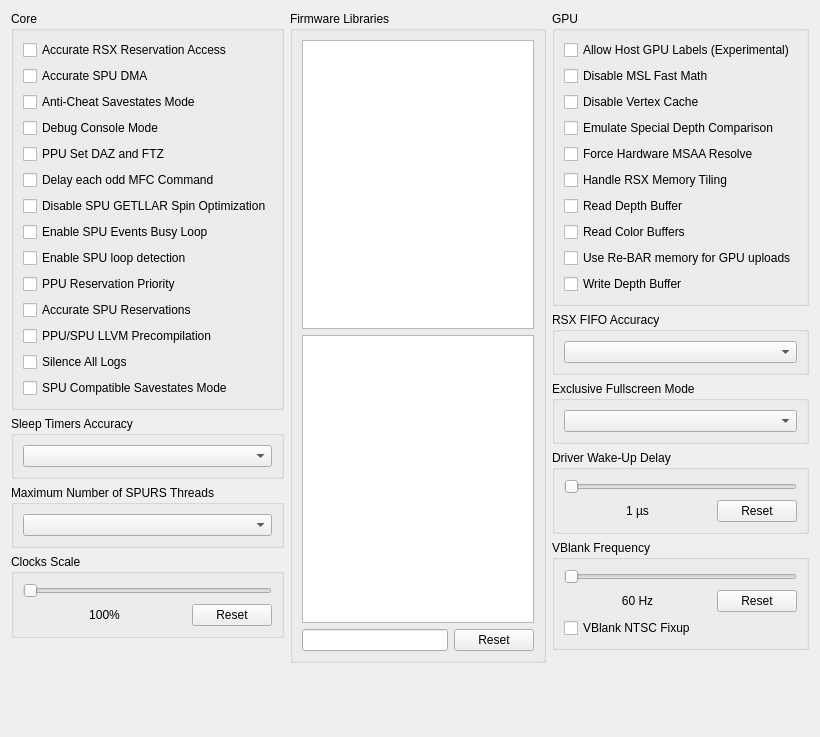
         <widget class="QWidget" name="advancedTabScrollContents">
          <property name="geometry">
           <rect>
            <x>0</x>
            <y>0</y>
            <width>820</width>
            <height>737</height>
           </rect>
          </property>
          <layout class="QVBoxLayout" name="advancedTabScrollContentsLayout">
           <item>
            <layout class="QHBoxLayout" name="advancedTabLayout" stretch="1,1,1">
             <item>
              <layout class="QVBoxLayout" name="advancedTabLayoutLeft">
               <item>
                <widget class="QGroupBox" name="gb_advanced_core">
                 <property name="sizePolicy">
                  <sizepolicy hsizetype="Preferred" vsizetype="Minimum">
                   <horstretch>0</horstretch>
                   <verstretch>0</verstretch>
                  </sizepolicy>
                 </property>
                 <property name="title">
                  <string>Core</string>
                 </property>
                 <layout class="QVBoxLayout" name="gb_advanced_core_layout">
                  <item>
                   <widget class="QCheckBox" name="accurateRSXAccess">
                    <property name="text">
                     <string>Accurate RSX Reservation Access</string>
                    </property>
                   </widget>
                  </item>
                  <item>
                   <widget class="QCheckBox" name="accurateSpuDMA">
                    <property name="text">
                     <string>Accurate SPU DMA</string>
                    </property>
                   </widget>
                  </item>
                  <item>
                   <widget class="QCheckBox" name="antiCheatSavestates">
                    <property name="text">
                     <string>Anti-Cheat Savestates Mode</string>
                    </property>
                   </widget>
                  </item>
                  <item>
                   <widget class="QCheckBox" name="debugConsoleMode">
                    <property name="text">
                     <string>Debug Console Mode</string>
                    </property>
                   </widget>
                  </item>
                  <item>
                   <widget class="QCheckBox" name="setDAZandFTZ">
                    <property name="text">
                     <string>PPU Set DAZ and FTZ</string>
                    </property>
                   </widget>
                  </item>
                  <item>
                   <widget class="QCheckBox" name="mfcDelayCommand">
                    <property name="text">
                     <string>Delay each odd MFC Command</string>
                    </property>
                   </widget>
                  </item>
                  <item>
                   <widget class="QCheckBox" name="disableSpinOptimization">
                    <property name="text">
                     <string>Disable SPU GETLLAR Spin Optimization</string>
                    </property>
                   </widget>
                  </item>
                  <item>
                   <widget class="QCheckBox" name="enableSpuEventsBusyLoop">
                    <property name="text">
                     <string>Enable SPU Events Busy Loop</string>
                    </property>
                   </widget>
                  </item>
                  <item>
                   <widget class="QCheckBox" name="spuLoopDetection">
                    <property name="text">
                     <string>Enable SPU loop detection</string>
                    </property>
                   </widget>
                  </item>
                  <item>
                   <widget class="QCheckBox" name="ppuReservationPrority">
                    <property name="text">
                     <string>PPU Reservation Priority</string>
                    </property>
                   </widget>
                  </item>
                  <item>
                   <widget class="QCheckBox" name="accurateSpuReservations">
                    <property name="text">
                     <string>Accurate SPU Reservations</string>
                    </property>
                   </widget>
                  </item>
                  <item>
                   <widget class="QCheckBox" name="llvmPrecompilation">
                    <property name="text">
                     <string>PPU/SPU LLVM Precompilation</string>
                    </property>
                   </widget>
                  </item>
                  <item>
                   <widget class="QCheckBox" name="silenceAllLogs">
                    <property name="text">
                     <string>Silence All Logs</string>
                    </property>
                   </widget>
                  </item>
                  <item>
                   <widget class="QCheckBox" name="compatibleSavestates">
                    <property name="text">
                     <string>SPU Compatible Savestates Mode</string>
                    </property>
                   </widget>
                  </item>
                 </layout>
                </widget>
               </item>
               <item>
                <widget class="QGroupBox" name="gb_sleep_timers_accuracy">
                 <property name="sizePolicy">
                  <sizepolicy hsizetype="Preferred" vsizetype="Minimum">
                   <horstretch>0</horstretch>
                   <verstretch>0</verstretch>
                  </sizepolicy>
                 </property>
                 <property name="title">
                  <string>Sleep Timers Accuracy</string>
                 </property>
                 <layout class="QVBoxLayout" name="gb_sleep_timers_accuracy_layout">
                  <item>
                   <widget class="QComboBox" name="sleepTimersAccuracy"/>
                  </item>
                 </layout>
                </widget>
               </item>
               <item>
                <widget class="QGroupBox" name="gb_max_spurs_threads">
                 <property name="sizePolicy">
                  <sizepolicy hsizetype="Preferred" vsizetype="Minimum">
                   <horstretch>0</horstretch>
                   <verstretch>0</verstretch>
                  </sizepolicy>
                 </property>
                 <property name="title">
                  <string>Maximum Number of SPURS Threads</string>
                 </property>
                 <layout class="QVBoxLayout" name="gb_max_spurs_threads_layout">
                  <item>
                   <widget class="QComboBox" name="maxSPURSThreads"/>
                  </item>
                 </layout>
                </widget>
               </item>
               <item>
                <widget class="QGroupBox" name="gb_clockScale">
                 <property name="sizePolicy">
                  <sizepolicy hsizetype="Preferred" vsizetype="Minimum">
                   <horstretch>0</horstretch>
                   <verstretch>0</verstretch>
                  </sizepolicy>
                 </property>
                 <property name="title">
                  <string>Clocks Scale</string>
                 </property>
                 <layout class="QVBoxLayout" name="gb_clockScale_layout">
                  <item>
                   <widget class="QSlider" name="clockScale">
                    <property name="orientation">
                     <enum>Qt::Orientation::Horizontal</enum>
                    </property>
                   </widget>
                  </item>
                  <item>
                   <layout class="QHBoxLayout" name="clockScaleLayout" stretch="1,0">
                    <item>
                     <widget class="QLabel" name="clockScaleText">
                      <property name="text">
                       <string>100%</string>
                      </property>
                      <property name="alignment">
                       <set>Qt::AlignmentFlag::AlignCenter</set>
                      </property>
                     </widget>
                    </item>
                    <item>
                     <widget class="QPushButton" name="clockScaleReset">
                      <property name="text">
                       <string>Reset</string>
                      </property>
                     </widget>
                    </item>
                   </layout>
                  </item>
                 </layout>
                </widget>
               </item>
               <item>
                <spacer name="advancedTabSpacerLeft">
                 <property name="orientation">
                  <enum>Qt::Orientation::Vertical</enum>
                 </property>
                 <property name="sizeType">
                  <enum>QSizePolicy::Policy::MinimumExpanding</enum>
                 </property>
                 <property name="sizeHint" stdset="0">
                  <size>
                   <width>0</width>
                   <height>0</height>
                  </size>
                 </property>
                </spacer>
               </item>
              </layout>
             </item>
             <item>
              <layout class="QVBoxLayout" name="advancedTabLayoutMiddle">
               <item>
                <widget class="QGroupBox" name="gb_libs">
                 <property name="title">
                  <string>Firmware Libraries</string>
                 </property>
                 <layout class="QVBoxLayout" name="gb_libs_layout">
                  <item>
                   <widget class="QListWidget" name="hleList">
                    <property name="sizePolicy">
                     <sizepolicy hsizetype="Preferred" vsizetype="Preferred">
                      <horstretch>0</horstretch>
                      <verstretch>0</verstretch>
                     </sizepolicy>
                    </property>
                    <property name="selectionMode">
                     <enum>QAbstractItemView::SelectionMode::ExtendedSelection</enum>
                    </property>
                   </widget>
                  </item>
                  <item>
                   <widget class="QListWidget" name="lleList">
                    <property name="sizePolicy">
                     <sizepolicy hsizetype="Preferred" vsizetype="Preferred">
                      <horstretch>0</horstretch>
                      <verstretch>0</verstretch>
                     </sizepolicy>
                    </property>
                    <property name="selectionMode">
                     <enum>QAbstractItemView::SelectionMode::ExtendedSelection</enum>
                    </property>
                   </widget>
                  </item>
                  <item>
                   <layout class="QHBoxLayout" name="gb_lleLibs_layout" stretch="1,0">
                    <property name="spacing">
                     <number>6</number>
                    </property>
                    <property name="sizeConstraint">
                     <enum>QLayout::SizeConstraint::SetNoConstraint</enum>
                    </property>
                    <item>
                     <widget class="QLineEdit" name="searchBox"/>
                    </item>
                    <item>
                     <widget class="QPushButton" name="resetLleList">
                      <property name="text">
                       <string>Reset</string>
                      </property>
                     </widget>
                    </item>
                   </layout>
                  </item>
                 </layout>
                </widget>
               </item>
              </layout>
             </item>
             <item>
              <layout class="QVBoxLayout" name="advancedTabLayoutRight">
               <item>
                <widget class="QGroupBox" name="gb_advanced_gpu">
                 <property name="sizePolicy">
                  <sizepolicy hsizetype="Preferred" vsizetype="Minimum">
                   <horstretch>0</horstretch>
                   <verstretch>0</verstretch>
                  </sizepolicy>
                 </property>
                 <property name="title">
                  <string>GPU</string>
                 </property>
                 <layout class="QVBoxLayout" name="gb_advanced_gpu_layout">
                  <item>
                   <widget class="QCheckBox" name="allowHostGPULabels">
                    <property name="text">
                     <string>Allow Host GPU Labels (Experimental)</string>
                    </property>
                   </widget>
                  </item>
                  <item>
                   <widget class="QCheckBox" name="disableMslFastMath">
                    <property name="text">
                     <string>Disable MSL Fast Math</string>
                    </property>
                   </widget>
                  </item>
                  <item>
                   <widget class="QCheckBox" name="disableVertexCache">
                    <property name="text">
                     <string>Disable Vertex Cache</string>
                    </property>
                   </widget>
                  </item>
                  <item>
                   <widget class="QCheckBox" name="emulateDepthCompare">
                    <property name="text">
                     <string>Emulate Special Depth Comparison</string>
                    </property>
                   </widget>
                  </item>
                  <item>
                   <widget class="QCheckBox" name="forceHwMSAAResolve">
                    <property name="text">
                     <string>Force Hardware MSAA Resolve</string>
                    </property>
                   </widget>
                  </item>
                  <item>
                   <widget class="QCheckBox" name="handleTiledMemory">
                    <property name="text">
                     <string>Handle RSX Memory Tiling</string>
                    </property>
                   </widget>
                  </item>
                  <item>
                   <widget class="QCheckBox" name="readDepth">
                    <property name="text">
                     <string>Read Depth Buffer</string>
                    </property>
                   </widget>
                  </item>
                  <item>
                   <widget class="QCheckBox" name="readColor">
                    <property name="text">
                     <string>Read Color Buffers</string>
                    </property>
                   </widget>
                  </item>
                  <item>
                   <widget class="QCheckBox" name="useReBAR">
                    <property name="text">
                     <string>Use Re-BAR memory for GPU uploads</string>
                    </property>
                   </widget>
                  </item>
                  <item>
                   <widget class="QCheckBox" name="dumpDepth">
                    <property name="text">
                     <string>Write Depth Buffer</string>
                    </property>
                   </widget>
                  </item>
                 </layout>
                </widget>
               </item>
               <item>
                <widget class="QGroupBox" name="gb_rsx_fifo_accuracy">
                 <property name="sizePolicy">
                  <sizepolicy hsizetype="Preferred" vsizetype="Minimum">
                   <horstretch>0</horstretch>
                   <verstretch>0</verstretch>
                  </sizepolicy>
                 </property>
                 <property name="title">
                  <string>RSX FIFO Accuracy</string>
                 </property>
                 <layout class="QVBoxLayout" name="gb_rsx_fifo_accuracy_layout">
                  <item>
                   <widget class="QComboBox" name="FIFOAccuracy"/>
                  </item>
                 </layout>
                </widget>
               </item>
               <item>
                <widget class="QGroupBox" name="gb_exclusiveFullscreen">
                 <property name="sizePolicy">
                  <sizepolicy hsizetype="Preferred" vsizetype="Minimum">
                   <horstretch>0</horstretch>
                   <verstretch>0</verstretch>
                  </sizepolicy>
                 </property>
                 <property name="title">
                  <string>Exclusive Fullscreen Mode</string>
                 </property>
                 <layout class="QVBoxLayout" name="gb_exclusiveFullscreen_layout">
                  <item>
                   <widget class="QComboBox" name="exclusiveFullscreenMode"/>
                  </item>
                 </layout>
                </widget>
               </item>
               <item>
                <widget class="QGroupBox" name="gb_wakeupDelay">
                 <property name="sizePolicy">
                  <sizepolicy hsizetype="Preferred" vsizetype="Minimum">
                   <horstretch>0</horstretch>
                   <verstretch>0</verstretch>
                  </sizepolicy>
                 </property>
                 <property name="title">
                  <string>Driver Wake-Up Delay</string>
                 </property>
                 <layout class="QVBoxLayout" name="gb_wakeupDelay_layout">
                  <item>
                   <widget class="QSlider" name="wakeupDelay">
                    <property name="orientation">
                     <enum>Qt::Orientation::Horizontal</enum>
                    </property>
                   </widget>
                  </item>
                  <item>
                   <layout class="QHBoxLayout" name="wakeupDelayLayout" stretch="1,0">
                    <item>
                     <widget class="QLabel" name="wakeupText">
                      <property name="text">
                       <string>1 µs</string>
                      </property>
                      <property name="alignment">
                       <set>Qt::AlignmentFlag::AlignCenter</set>
                      </property>
                     </widget>
                    </item>
                    <item>
                     <widget class="QPushButton" name="wakeupReset">
                      <property name="text">
                       <string>Reset</string>
                      </property>
                     </widget>
                    </item>
                   </layout>
                  </item>
                 </layout>
                </widget>
               </item>
               <item>
                <widget class="QGroupBox" name="gb_vblank">
                 <property name="sizePolicy">
                  <sizepolicy hsizetype="Preferred" vsizetype="Minimum">
                   <horstretch>0</horstretch>
                   <verstretch>0</verstretch>
                  </sizepolicy>
                 </property>
                 <property name="title">
                  <string>VBlank Frequency</string>
                 </property>
                 <layout class="QVBoxLayout" name="gb_vblank_layout">
                  <item>
                   <widget class="QSlider" name="vblank">
                    <property name="orientation">
                     <enum>Qt::Orientation::Horizontal</enum>
                    </property>
                   </widget>
                  </item>
                  <item>
                   <layout class="QHBoxLayout" name="vBlankLayout" stretch="1,0">
                    <item>
                     <widget class="QLabel" name="vblankText">
                      <property name="text">
                       <string>60 Hz</string>
                      </property>
                      <property name="alignment">
                       <set>Qt::AlignmentFlag::AlignCenter</set>
                      </property>
                     </widget>
                    </item>
                    <item>
                     <widget class="QPushButton" name="vblankReset">
                      <property name="text">
                       <string>Reset</string>
                      </property>
                     </widget>
                    </item>
                   </layout>
                  </item>
                  <item>
                   <widget class="QCheckBox" name="vblankNTSCFixup">
                    <property name="text">
                     <string>VBlank NTSC Fixup</string>
                    </property>
                   </widget>
                  </item>
                 </layout>
                </widget>
               </item>
               <item>
                <spacer name="advancedTabSpacerRight">
                 <property name="orientation">
                  <enum>Qt::Orientation::Vertical</enum>
                 </property>
                 <property name="sizeType">
                  <enum>QSizePolicy::Policy::MinimumExpanding</enum>
                 </property>
                 <property name="sizeHint" stdset="0">
                  <size>
                   <width>13</width>
                   <height>13</height>
                  </size>
                 </property>
                </spacer>
               </item>
              </layout>
             </item>
            </layout>
           </item>
           <item>
            <spacer name="advancedTabSpacer">
             <property name="orientation">
              <enum>Qt::Orientation::Vertical</enum>
             </property>
             <property name="sizeHint" stdset="0">
              <size>
               <width>0</width>
               <height>0</height>
              </size>
             </property>
            </spacer>
           </item>
          </layout>
         </widget>
